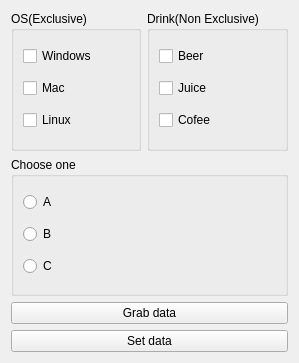
<?xml version="1.0" encoding="UTF-8"?>
<ui version="4.0">
 <class>Widget</class>
 <widget class="QWidget" name="Widget">
  <property name="geometry">
   <rect>
    <x>0</x>
    <y>0</y>
    <width>299</width>
    <height>363</height>
   </rect>
  </property>
  <property name="windowTitle">
   <string>Widget</string>
  </property>
  <layout class="QVBoxLayout" name="verticalLayout_4">
   <item>
    <layout class="QHBoxLayout" name="horizontalLayout">
     <item>
      <widget class="QGroupBox" name="groupBox">
       <property name="title">
        <string>OS(Exclusive)</string>
       </property>
       <layout class="QVBoxLayout" name="verticalLayout">
        <item>
         <widget class="QCheckBox" name="windowsCheckBox">
          <property name="text">
           <string>Windows</string>
          </property>
         </widget>
        </item>
        <item>
         <widget class="QCheckBox" name="macCheckBox">
          <property name="text">
           <string>Mac</string>
          </property>
         </widget>
        </item>
        <item>
         <widget class="QCheckBox" name="linuxCheckBox">
          <property name="text">
           <string>Linux</string>
          </property>
         </widget>
        </item>
       </layout>
      </widget>
     </item>
     <item>
      <widget class="QGroupBox" name="groupBox_2">
       <property name="title">
        <string>Drink(Non Exclusive)</string>
       </property>
       <layout class="QVBoxLayout" name="verticalLayout_2">
        <item>
         <widget class="QCheckBox" name="beerCheckBox">
          <property name="text">
           <string>Beer</string>
          </property>
         </widget>
        </item>
        <item>
         <widget class="QCheckBox" name="juiceCheckBox">
          <property name="text">
           <string>Juice</string>
          </property>
         </widget>
        </item>
        <item>
         <widget class="QCheckBox" name="cofeeCheckBox">
          <property name="text">
           <string>Cofee</string>
          </property>
         </widget>
        </item>
       </layout>
      </widget>
     </item>
    </layout>
   </item>
   <item>
    <widget class="QGroupBox" name="groupBox_3">
     <property name="title">
      <string>Choose one</string>
     </property>
     <layout class="QVBoxLayout" name="verticalLayout_3">
      <item>
       <widget class="QRadioButton" name="aRadioButton">
        <property name="text">
         <string>A</string>
        </property>
       </widget>
      </item>
      <item>
       <widget class="QRadioButton" name="bRadioButton">
        <property name="text">
         <string>B</string>
        </property>
       </widget>
      </item>
      <item>
       <widget class="QRadioButton" name="cRadioButton">
        <property name="text">
         <string>C</string>
        </property>
       </widget>
      </item>
     </layout>
    </widget>
   </item>
   <item>
    <widget class="QPushButton" name="grabDataButton">
     <property name="text">
      <string>Grab data</string>
     </property>
    </widget>
   </item>
   <item>
    <widget class="QPushButton" name="setDataButton">
     <property name="text">
      <string>Set data</string>
     </property>
    </widget>
   </item>
  </layout>
 </widget>
 <resources/>
 <connections/>
</ui>
